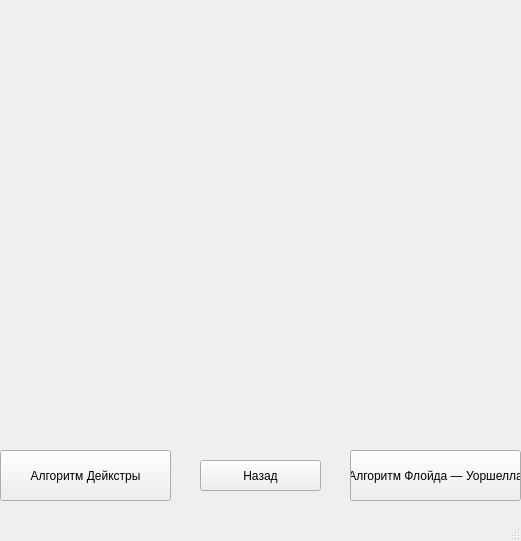
<?xml version="1.0" encoding="UTF-8"?>
<ui version="4.0">
 <class>CreatGraph</class>
 <widget class="QMainWindow" name="CreatGraph">
  <property name="geometry">
   <rect>
    <x>0</x>
    <y>0</y>
    <width>521</width>
    <height>541</height>
   </rect>
  </property>
  <property name="windowTitle">
   <string>Graph</string>
  </property>
  <widget class="QWidget" name="centralwidget">
   <widget class="QPushButton" name="pbt_dijkstra_alg">
    <property name="geometry">
     <rect>
      <x>0</x>
      <y>450</y>
      <width>171</width>
      <height>51</height>
     </rect>
    </property>
    <property name="text">
     <string>Алгоритм Дейкстры</string>
    </property>
   </widget>
   <widget class="QPushButton" name="pbt_floyd_alg">
    <property name="geometry">
     <rect>
      <x>350</x>
      <y>450</y>
      <width>171</width>
      <height>51</height>
     </rect>
    </property>
    <property name="text">
     <string>Алгоритм Флойда — Уоршелла</string>
    </property>
   </widget>
   <widget class="QPushButton" name="pbt_back">
    <property name="geometry">
     <rect>
      <x>200</x>
      <y>460</y>
      <width>121</width>
      <height>31</height>
     </rect>
    </property>
    <property name="text">
     <string>Назад</string>
    </property>
   </widget>
  </widget>
  <widget class="QMenuBar" name="menubar">
   <property name="geometry">
    <rect>
     <x>0</x>
     <y>0</y>
     <width>521</width>
     <height>21</height>
    </rect>
   </property>
  </widget>
  <widget class="QStatusBar" name="statusbar"/>
 </widget>
 <resources/>
 <connections/>
</ui>
